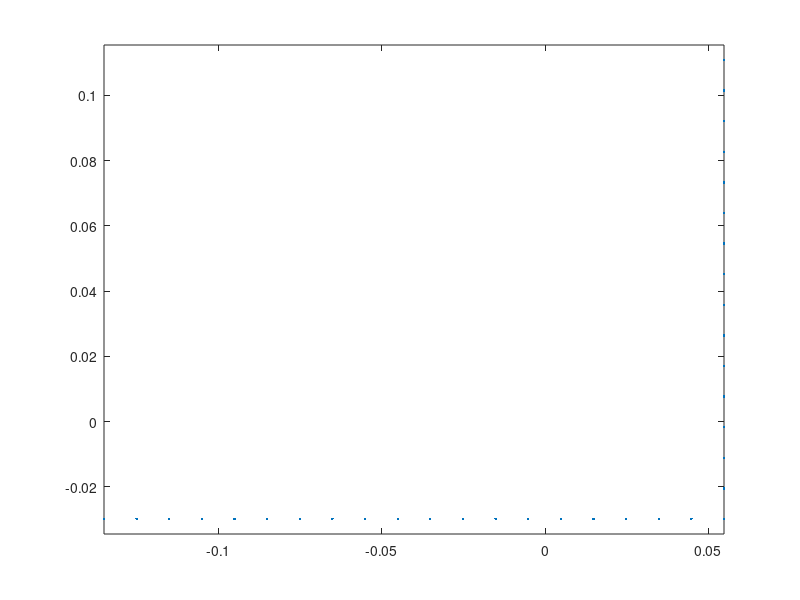
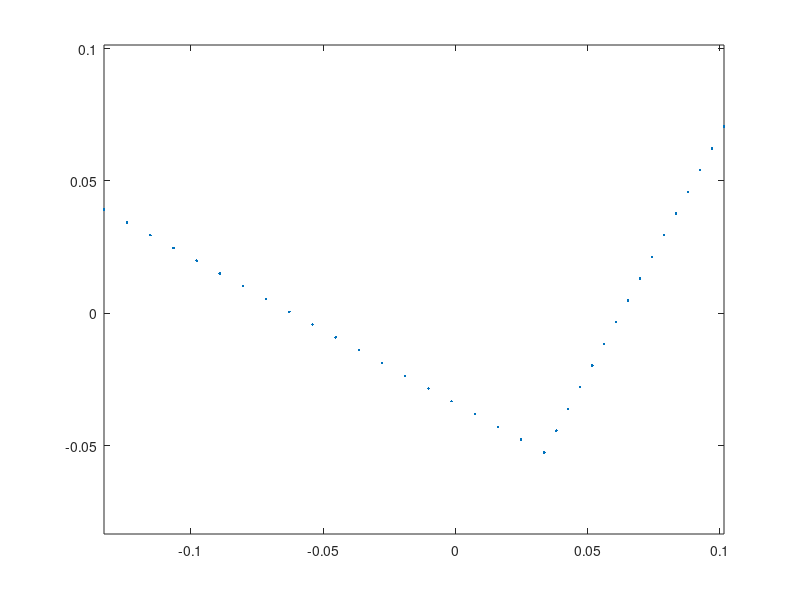

Write the MATLAB code that produced these figures, in order.
%% form a fiber section of a L section
clear;clc;
%% input section propertities
% a = length of leg 1 (long)
% b = length of leg 2 (short)
% t = thickness/inch
% nfa = number of fibers along leg 1
% nfb = number of fibers along leg 2
% nft = number of fibers along thickness (assume 1 here)
a=0.2;
b=0.15;
t=0.018;
nfa=20;
nfb=16;
nft=1;
%% torsional stiffness
J=(a+b-t)*t^3/3;
%% calculate coordinates of centroid with respect to the vertex of L section
A=(a+b)*t-t^2; % section area
yc=((a-t)*t*t/2+b*t*b/2)/A; % distance between centroid and vertex in the local y' direction
zc=((b-t)*t*t/2+a*t*a/2)/A; % distance between centroid and vertex in the local z' direction

%% calculate principle axes (rotation from local axes y'-z' to principle axes y-z)
I1y=1/12*t*a^3+(a/2-zc)^2*t*a; % moment of inertia of leg 1 w.r.t. y'
I1z=1/12*a*t^3+(yc-t/2)^2*t*a; % moment of inertia of leg 1 w.r.t. z'
I1yz=0+(a/2-zc)*(yc-t/2)*t*a; % moment of inertia of leg 1 w.r.t. y'-z'
I2y=1/12*(b-t)*t^3+(zc-t/2)^2*t*(b-t); % moment of inertia of leg 2 w.r.t. y'
I2z=1/12*t*(b-t)^3+((b-t)/2+t-yc)^2*t*(b-t); % moment of inertia of leg 2 w.r.t. z'
I2yz=0+(zc-t/2)*((b-t)/2+t-yc)*t*(b-t); % moment of inertia of leg 2 w.r.t. y'-z'
Iy1=I1y+I2y; % moment of inertia of L section w.r.t. y'
Iz1=I1z+I2z; % moment of inertia of L section w.r.t. z'
Iyz1=I1yz+I2yz; % moment of inertia of L section w.r.t. y'-z'
Iy=(Iy1+Iz1)/2+1/2*sqrt((Iy1-Iz1)^2+4*Iyz1^2); % moment of inertia of L section w.r.t. y
Iz=(Iy1+Iz1)/2-1/2*sqrt((Iy1-Iz1)^2+4*Iyz1^2); % moment of inertia of L section w.r.t. y
alpha=atan(-2*Iyz1/(Iz1-Iy1))/2; % rotation from local axes y'-z' to principle axes y-z
alpha=abs(alpha); %make sure alpha is positive at pi/4 (equal legs)
%% calculate fiber coordinates w.r.t. z'-y'
SCcoordz1y1=[zc-t/2;-(yc-t/2)]; % shear center coordinates w.r.t. z'-y'
P=zeros(2,nfa+nfb-1); % fiber coordinates w.r.t. z'-y', first row of P is z', second row of P is y'
dPz=[-a/nfa;0];
dPy=[0;b/nfb];
for i=1:nfa
    P(:,i)=SCcoordz1y1+(i-1)*dPz;
end
for i=1:(nfb-1)
    P(:,nfa+i)=SCcoordz1y1+i*dPy;
end
plot(P(1,:),P(2,:),'.')
axis equal
%% transform fiber coordinates to z-y
T=[cos(alpha),sin(alpha);
    -sin(alpha),cos(alpha)]; % transformation matrix
Q=T*P; % first row of Q is z, second row of Q is y
figure
plot(Q(1,:),Q(2,:),'.')
axis equal
%% Calculate approximate elastic properties (Iy, Iz, betaY and betaZ)
Af=zeros(nfa+nfb-1,1); % area of each fiber
Af(1)=a/nfa*b/nfb-(a/nfa-t)*(b/nfb-t);
Af(2:nfa)=a/nfa*t;
Af(nfa+1:nfa+nfb-1)=b/nfb*t;

Qsquared=Q.^2;
IyIz_appr=Qsquared*Af; % approximate to [Iy;Iz]

QsumCol=sum(Qsquared,1); % calculate y^2+z^2
QsumColz=Q(1,:).*QsumCol; % calculate z(y^2+z^2)
QsumColy=Q(2,:).*QsumCol; % calculate y(y^2+z^2)
betaY=QsumColz*Af/Iy-2*Q(1,1);
betaZ=QsumColy*Af/Iz-2*Q(2,1);

%% output Tcl command lines to generate fiber sections
fileID1=fopen('Lsection.tcl','w');
%fprintf(fileID,'%7s %5s %5i %1s\n','section','Fiber',10000+secID,'{');
for i = 1:(nfa+nfb-1)
%                                                                          %fiber %yLoc  %zLoc   Area    MaterialID  SectorialCoord ys, and zs of shear center
    fprintf(fileID1,'    %5s %16.8f %16.8f %16.8f %6s%1s\n','fiber',Q(2,i),Q(1,i),Af(i),'$matID',';');
end
fclose(fileID1);

%% output L section properties
fileID=fopen('LsectionProperties.tcl','w');
                                           % ys     zs     
fprintf(fileID,'%16.8f %16.8f %16.8f %16.8f\n',Q(2,1),Q(1,1),alpha,J);
fclose(fileID);

%% calculate polar radius of gyration
r02=Q(2,1)^2+Q(1,1)^2+(Iy+Iz)/A;
r0=sqrt(r02);